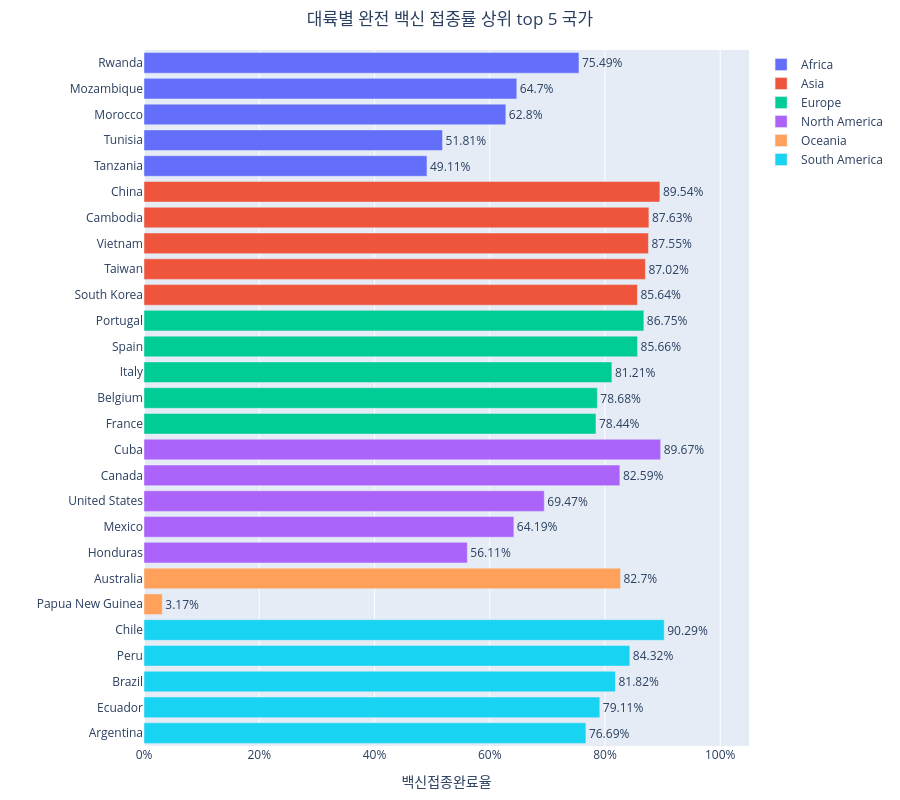

Source (notebook cell):
### Code cell
fig = go.Figure()

for continent, group in vaccine_top5_by_continent.groupby('continent'):
    fig.add_trace(go.Bar(
        y = group['location'],
        x = group['인구백명당백신접종완료율'],
        name = continent,
        text = group['인구백명당백신접종완료율'],
        textposition = 'outside',
        texttemplate = '%{text}%',
        orientation = 'h'))

fig.update_layout(title = dict(text = '대륙별 완전 백신 접종률 상위 top 5 국가', x = 0.5),
                  xaxis = dict(title = '백신접종완료율',
                               ticksuffix = '%',
                               range = (0, 105)),
                  yaxis = dict(title = '',
                               autorange = 'reversed'),
                  margin = {'t' : 50, 'b' : 25, 'l' : 25, 'r' : 25},
                  height = 800)
fig.show()

### Figure 1 — Plotly figure (JSON) as saved in the notebook; plotly's stock layout.template omitted (floating-point values rounded to 4 significant figures)
{"data": [{"name": "Africa", "orientation": "h", "text": [75.49, 64.7, 62.8, 51.81, 49.11], "textposition": "outside", "texttemplate": "%{text}%", "type": "bar", "x": [75.49, 64.7, 62.8, 51.81, 49.11], "y": ["Rwanda", "Mozambique", "Morocco", "Tunisia", "Tanzania"]}, {"name": "Asia", "orientation": "h", "text": [89.54, 87.63, 87.55, 87.02, 85.64], "textposition": "outside", "texttemplate": "%{text}%", "type": "bar", "x": [89.54, 87.63, 87.55, 87.02, 85.64], "y": ["China", "Cambodia", "Vietnam", "Taiwan", "South Korea"]}, {"name": "Europe", "orientation": "h", "text": [86.75, 85.66, 81.21, 78.68, 78.44], "textposition": "outside", "texttemplate": "%{text}%", "type": "bar", "x": [86.75, 85.66, 81.21, 78.68, 78.44], "y": ["Portugal", "Spain", "Italy", "Belgium", "France"]}, {"name": "North America", "orientation": "h", "text": [89.67, 82.59, 69.47, 64.19, 56.11], "textposition": "outside", "texttemplate": "%{text}%", "type": "bar", "x": [89.67, 82.59, 69.47, 64.19, 56.11], "y": ["Cuba", "Canada", "United States", "Mexico", "Honduras"]}, {"name": "Oceania", "orientation": "h", "text": [82.7, 3.17], "textposition": "outside", "texttemplate": "%{text}%", "type": "bar", "x": [82.7, 3.17], "y": ["Australia", "Papua New Guinea"]}, {"name": "South America", "orientation": "h", "text": [90.29, 84.32, 81.82, 79.11, 76.69], "textposition": "outside", "texttemplate": "%{text}%", "type": "bar", "x": [90.29, 84.32, 81.82, 79.11, 76.69], "y": ["Chile", "Peru", "Brazil", "Ecuador", "Argentina"]}], "layout": {"height": 800, "margin": {"b": 25, "l": 25, "r": 25, "t": 50}, "title": {"text": "대륙별 완전 백신 접종률 상위 top 5 국가", "x": 0.5}, "xaxis": {"range": [0, 105], "ticksuffix": "%", "title": {"text": "백신접종완료율"}}, "yaxis": {"autorange": "reversed", "title": {"text": ""}}}}
